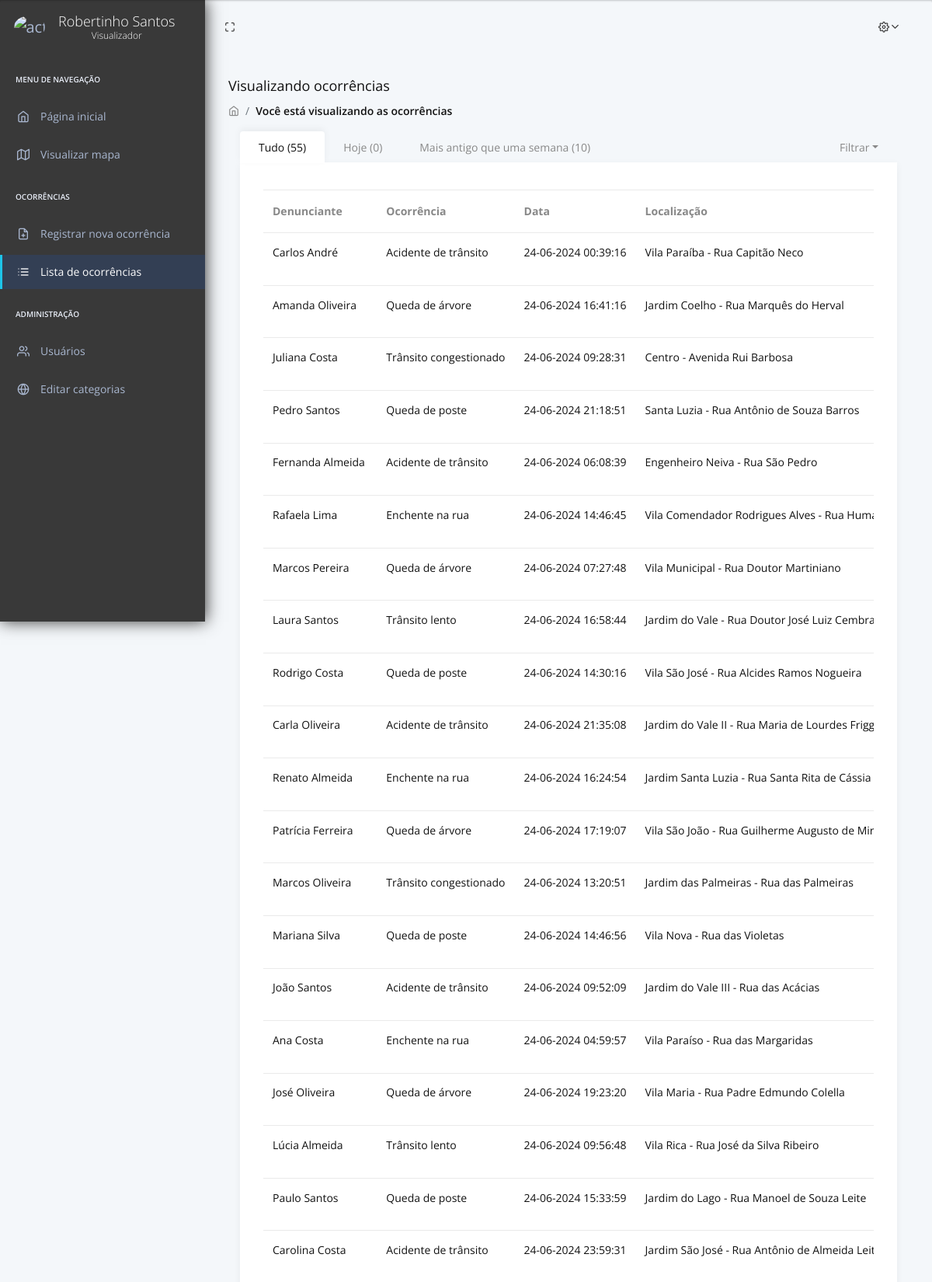
Page /ocorrencias.php (signed in, upper part) on the committed database.
### tables this page shows
CREATE TABLE IF NOT EXISTS `ocorrencias` (
  `id` int(11) NOT NULL AUTO_INCREMENT,
  `email` varchar(50) NOT NULL,
  `nome` varchar(255) NOT NULL,
  `descricao` varchar(255) DEFAULT NULL,
  `bairro` varchar(255) DEFAULT NULL,
  `rua` varchar(255) DEFAULT NULL,
  `status` int(11) DEFAULT 3,
  `categoria` int(11) DEFAULT NULL,
  `latitude` decimal(20,6) DEFAULT NULL,
  `longitude` decimal(20,6) DEFAULT NULL,
  `created_at` datetime DEFAULT current_timestamp(),
  PRIMARY KEY (`id`)
);

### ocorrencias.php (the view, shortened to what this page needs)
<?php
$servername = "localhost";
$username = "root";
$password = "";
$dbname = "geotracker";
$conn = new mysqli($servername, $username, $password, $dbname);
$today = date('Y-m-d');
$sql_count = "SELECT COUNT(*) as count FROM ocorrencias WHERE DATE(created_at) = ?";
$stmt = $conn->prepare($sql_count);
$stmt->bind_param("s", $today);
$stmt->execute();
$result = $stmt->get_result();
$sql_all = "
    SELECT ocorrencias.id, ocorrencias.nome, ocorrencias.descricao, ocorrencias.bairro, ocorrencias.rua, ocorrencias.created_at, ocorrencias.status, users.image, categorias.categoria AS categoria
    FROM ocorrencias
    JOIN users ON ocorrencias.email = users.email
    JOIN categorias ON ocorrencias.categoria = categorias.id";
$result_all = $conn->query($sql_all);
$today = date('Y-m-d');
$sql_all_day = "
    SELECT ocorrencias.id, ocorrencias.nome, ocorrencias.descricao, ocorrencias.bairro, ocorrencias.rua, ocorrencias.created_at, ocorrencias.status, users.image, categorias.categoria AS categoria
    FROM ocorrencias
    JOIN users ON ocorrencias.email = users.email
    JOIN categorias ON ocorrencias.categoria = categorias.id WHERE DATE(ocorrencias.created_at) = '$today'";
$result_all_day = $conn->query($sql_all_day);
$week = date('Y-m-d', strtotime('-1 week'));
$sql_all_week = "
    SELECT ocorrencias.id, ocorrencias.nome, ocorrencias.descricao, ocorrencias.bairro, ocorrencias.rua, ocorrencias.created_at, ocorrencias.status, users.image, categorias.categoria AS categoria
    FROM ocorrencias
    JOIN users ON ocorrencias.email = users.email
    JOIN categorias ON ocorrencias.categoria = categorias.id WHERE DATE(ocorrencias.created_at) <= '$week'";
$result_all_week = $conn->query($sql_all_week);
function abreviarNome($nomeCompleto) {
    $partes = explode(' ', $nomeCompleto);
    if (count($partes) < 3) {
        return $nomeCompleto;
    }
    $primeiroNome = array_shift($partes);
    $ultimoNome = array_pop($partes);
    $abreviatura = '';
    $nomeAbreviado = $primeiroNome . ' ' . trim($abreviatura) . ' ' . $ultimoNome;
    return $nomeAbreviado;
}
?>
<!DOCTYPE html>
<html lang="en">
<head>
    <link rel="stylesheet" href="assets/fonts/fontawesome/css/fontawesome-all.min.css">
    <link rel="stylesheet" href="assets/plugins/animation/css/animate.min.css">
    <link rel="stylesheet" href="assets/css/style.css">
    <link rel="stylesheet" href="https://cdnjs.cloudflare.com/ajax/libs/toastr.js/latest/toastr.min.css">
</head>
<body>
    <nav class="pcoded-navbar">
        <div class="navbar-wrapper">
            <div class="navbar-brand header-logo">
                <a href="index" class="b-brand">
                    <div class="b-bg">
                        <img class="rounded-circle" style="width:40px;" src="<?php echo $_SESSION['image']; ?>"
                            alt="activity-user">
                    </div>
                    <?php
                    if(isset($_SESSION['name'])) {
                        echo '<div class="b-title-container">';
                        echo '<span class="b-title">'.abreviarNome($_SESSION['name']).'</span>';
                        $user_type = '';
                        if(isset($_SESSION['user_type'])) {
                            switch($_SESSION['user_type']) {
                                case 1:
                                    $user_type = 'Visualizador';
                                    break;
                            }
                        }
                        echo '<span class="b-subtitle">'.$user_type.'</span>';
                        echo '</div>';
                    }
                ?>
                </a>
            </div>
            <div class="navbar-content scroll-div">
                <ul class="nav pcoded-inner-navbar">
                    <li class="nav-item pcoded-menu-caption">
                        <label>Menu de navegação</label>
                    </li>
                    <li data-username="dashboard Default Ecommerce CRM Analytics Crypto Project" class="nav-item">
                        <a href="index" class="nav-link "><span class="pcoded-micon"><i
                                    class="feather icon-home"></i></span><span class="pcoded-mtext">Página
                                inicial</span></a>
                    </li>
                    <li data-username="Maps Google" class="nav-item">
                        <a href="map" class="nav-link "><span class="pcoded-micon"><i
                                    class="feather icon-map"></i></span><span class="pcoded-mtext">Visualizar
                                mapa</span></a>
                    </li>
                    <li class="nav-item pcoded-menu-caption">
                        <label>Ocorrências</label>
                    </li>
                    <li data-username="Table bootstrap datatable footable" class="nav-item">
                        <a href="addocorrencia" class="nav-link "><span class="pcoded-micon"><i
                                    class="feather icon-file-plus"></i></span><span class="pcoded-mtext">Registrar nova
                                ocorrência</span></a>
                    </li>
                    <li data-username="Table bootstrap datatable footable" class="nav-item active">
                        <a href="ocorrencias" class="nav-link "><span class="pcoded-micon"><i
                                    class="feather icon-list"></i></span><span class="pcoded-mtext">Lista de
                                ocorrências</span></a>
                    </li>
                    <li class="nav-item pcoded-menu-caption">
                        <label>Administração</label>
                    </li>
                    <li data-username="Table bootstrap datatable footable" class="nav-item">
                        <a href="users" class="nav-link "><span class="pcoded-micon"><i
                                    class="feather icon-users"></i></span><span class="pcoded-mtext">Usuários</span></a>
                    </li>
                    <li data-username="Table bootstrap datatable footable" class="nav-item">
                        <a href="categorias" class="nav-link "><span class="pcoded-micon"><i
                                    class="feather icon-globe"></i></span><span class="pcoded-mtext">Editar
                                categorias</span></a>
                    </li>
                </ul>
            </div>
        </div>
    </nav>
    <header class="navbar pcoded-header navbar-expand-lg navbar-light">
        <div class="collapse navbar-collapse">
            <ul class="navbar-nav mr-auto">
                <li><a href="javascript:" class="full-screen" onclick="javascript:toggleFullScreen()"><i
                            class="feather icon-maximize"></i></a></li>
            </ul>
            <ul class="navbar-nav ml-auto">
                <li>
                    <div class="dropdown drp-user">
                        <a href="javascript:" class="dropdown-toggle" data-toggle="dropdown">
                            <i class="icon feather icon-settings"></i>
                        </a>
                    </div>
                </li>
            </ul>
        </div>
    </header>
    <div class="pcoded-main-container">
        <div class="pcoded-wrapper">
            <div class="pcoded-content">
                <div class="pcoded-inner-content">
                    <div class="page-header">
                        <div class="page-block">
                            <div class="row align-items-center">
                                <div class="col-md-12">
                                    <div class="page-header-title">
                                        <h5 class="m-b-10">Visualizando ocorrências</h5>
                                    </div>
                                    <ul class="breadcrumb">
                                        <li class="breadcrumb-item"><a href="index"><i
                                                    class="feather icon-home"></i></a></li>
                                        <li class="breadcrumb-item"><a href="javascript:">Você está visualizando as
                                                ocorrências</a></li>
                                    </ul>
                                </div>
                            </div>
                        </div>
                    </div>
                    <div class="main-body">
                        <div class="page-wrapper">
                            <div class="col-xl-12 col-md-12 m-b-30">
                                <ul class="nav nav-tabs" id="myTab" role="tablist">
                                    <li class="nav-item">
                                        <a class="nav-link active show" id="contact-tab" data-toggle="tab"
                                            href="#contact" role="tab" aria-controls="contact" aria-selected="true">Tudo
                                            (<?php echo $result_all->num_rows; ?>)</a>
                                    </li>
                                    <li class="nav-item">
                                        <a class="nav-link" id="home-tab" data-toggle="tab" href="#home" role="tab"
                                            aria-controls="home" aria-selected="false">Hoje
                                            (<?php echo $result_all_day->num_rows; ?>)</a>
                                    </li>
                                    <li class="nav-item">
                                        <a class="nav-link" id="profile-tab" data-toggle="tab" href="#profile"
                                            role="tab" aria-controls="profile" aria-selected="false">Mais antigo que uma
                                            semana (<?php echo $result_all_week->num_rows; ?>)</a>
                                    </li>
                                    <li class="nav-item dropdown ml-auto">
                                        <a class="nav-link dropdown-toggle" data-toggle="dropdown" href="#"
                                            role="button" aria-haspopup="true" aria-expanded="false">Filtrar</a>
                                    </li>
                                </ul>
                                <div class="tab-content" id="myTabContent">
                                    <div class="tab-pane fade active show responsive-table" id="contact" role="tabpanel"
                                        aria-labelledby="contact-tab">
                                        <table class="table table-hover" id="occurrencesTable">
                                            <thead>
                                                <tr>
                                                    <th>Denunciante</th>
                                                    <th>Ocorrência</th>
                                                    <th>Data</th>
                                                    <th>Localização</th>
                                                </tr>
                                            </thead>
                                            <tbody>
                                                <?php
                                                    if ($result_all->num_rows > 0) {
                                                        while($row = $result_all->fetch_assoc()) {
                                                            $data = new DateTime($row["created_at"]);
                                                            $data_formatada = $data->format('d-m-Y H:i:s');
                                                            echo '<tr data-id="' . htmlspecialchars($row["id"]) . '" data-category="' . htmlspecialchars($row["categoria"]) . '">';
                                                            echo '    <td>';
                                                           echo '        <h6 class="m-0">' . htmlspecialchars($row["nome"]) . '</h6>';
                                                            echo '    </td>';
                                                            echo '    <td>';
                                                            echo '        <h6 class="m-0" id="descricao">' . htmlspecialchars($row["descricao"]) . '</h6>';
                                                            echo '    </td>';
                                                            echo '    <td>';
                                                            echo '        <h6 class="m-0" id="data">' . htmlspecialchars($data_formatada) . '</h6>';
                                                            echo '    </td>';
                                                            echo '    <td>';
                                                            echo '        <h6 class="m-0" id="localizacao">' . htmlspecialchars($row["bairro"]) . ' - ' . htmlspecialchars($row["rua"]) . '</h6>';
                                                            echo '    </td>';
                                                            echo '</tr>';
                                                        }
                                                    } else {
                                                        echo "<tr><td colspan='7'>Nenhuma ocorrência encontrada</td></tr>";
                                                    }
                                                    ?>
                                            </tbody>
                                        </table>
                                    </div>
                                </div>
                            </div>
                        </div>
                    </div>
                </div>
            </div>
        </div>
    </div>
</body>
</html>

### ocorrencias.php (style rules this page uses)
.responsive-table { width: 100%; max-width: 100%; overflow-x: auto; display: block; }

### rows in the picture
ocorrencias: nome "Carlos André", descricao "Acidente de trânsito", created_at "24-06-2024 00:39:16", bairro "Vila Paraíba", rua "Rua Capitão Neco"
ocorrencias: nome "Amanda Oliveira", descricao "Queda de árvore", created_at "24-06-2024 16:41:16", bairro "Jardim Coelho", rua "Rua Marquês do Herval"
ocorrencias: nome "Juliana Costa", descricao "Trânsito congestionado", created_at "24-06-2024 09:28:31", bairro "Centro", rua "Avenida Rui Barbosa"
ocorrencias: nome "Pedro Santos", descricao "Queda de poste", created_at "24-06-2024 21:18:51", bairro "Santa Luzia", rua "Rua Antônio de Souza Barros"
ocorrencias: nome "Fernanda Almeida", descricao "Acidente de trânsito", created_at "24-06-2024 06:08:39", bairro "Engenheiro Neiva", rua "Rua São Pedro"
ocorrencias: nome "Rafaela Lima", descricao "Enchente na rua", created_at "24-06-2024 14:46:45", bairro "Vila Comendador Rodrigues Alves", rua "Rua…"
ocorrencias: nome "Marcos Pereira", descricao "Queda de árvore", created_at "24-06-2024 07:27:48", bairro "Vila Municipal", rua "Rua Doutor Martiniano"
ocorrencias: nome "Laura Santos", descricao "Trânsito lento", created_at "24-06-2024 16:58:44", bairro "Jardim do Vale", rua "Rua Doutor José Luiz…"
ocorrencias: nome "Rodrigo Costa", descricao "Queda de poste", created_at "24-06-2024 14:30:16", bairro "Vila São José", rua "Rua Alcides Ramos Nogueira"
ocorrencias: nome "Carla Oliveira", descricao "Acidente de trânsito", created_at "24-06-2024 21:35:08", bairro "Jardim do Vale II", rua "Rua Maria de Lourdes…"
ocorrencias: nome "Renato Almeida", descricao "Enchente na rua", created_at "24-06-2024 16:24:54", bairro "Jardim Santa Luzia", rua "Rua Santa Rita de Cássia"
ocorrencias: nome "Patrícia Ferreira", descricao "Queda de árvore", created_at "24-06-2024 17:19:07", bairro "Vila São João", rua "Rua Guilherme Augusto de…"
ocorrencias: nome "Marcos Oliveira", descricao "Trânsito congestionado", created_at "24-06-2024 13:20:51", bairro "Jardim das Palmeiras", rua "Rua das Palmeiras"
ocorrencias: nome "Mariana Silva", descricao "Queda de poste", created_at "24-06-2024 14:46:56", bairro "Vila Nova", rua "Rua das Violetas"
ocorrencias: nome "João Santos", descricao "Acidente de trânsito", created_at "24-06-2024 09:52:09", bairro "Jardim do Vale III", rua "Rua das Acácias"
ocorrencias: nome "Ana Costa", descricao "Enchente na rua", created_at "24-06-2024 04:59:57", bairro "Vila Paraíso", rua "Rua das Margaridas"
ocorrencias: nome "José Oliveira", descricao "Queda de árvore", created_at "24-06-2024 19:23:20", bairro "Vila Maria", rua "Rua Padre Edmundo Colella"
ocorrencias: nome "Lúcia Almeida", descricao "Trânsito lento", created_at "24-06-2024 09:56:48", bairro "Vila Rica", rua "Rua José da Silva Ribeiro"
ocorrencias: nome "Paulo Santos", descricao "Queda de poste", created_at "24-06-2024 15:33:59", bairro "Jardim do Lago", rua "Rua Manoel de Souza Leite"
ocorrencias: nome "Carolina Costa", descricao "Acidente de trânsito", created_at "24-06-2024 23:59:31", bairro "Jardim São José", rua "Rua Antônio de Almeida…"

### other values in the picture
abreviarNome($_SESSION['name']) "Robertinho Santos"
$user_type "Visualizador"
$result_all->num_rows "55"
$result_all_day->num_rows "0"
$result_all_week->num_rows "10"
